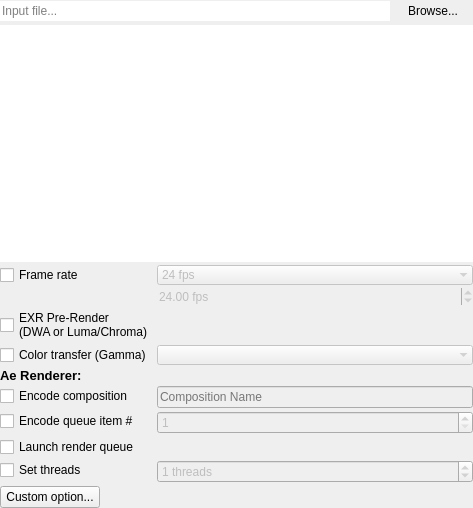
<?xml version="1.0" encoding="UTF-8"?>
<ui version="4.0">
 <class>InputWidget</class>
 <widget class="QWidget" name="InputWidget">
  <property name="geometry">
   <rect>
    <x>0</x>
    <y>0</y>
    <width>473</width>
    <height>508</height>
   </rect>
  </property>
  <property name="windowTitle">
   <string>Form</string>
  </property>
  <layout class="QVBoxLayout" name="verticalLayout_2">
   <property name="spacing">
    <number>3</number>
   </property>
   <property name="leftMargin">
    <number>0</number>
   </property>
   <property name="topMargin">
    <number>0</number>
   </property>
   <property name="rightMargin">
    <number>0</number>
   </property>
   <property name="bottomMargin">
    <number>0</number>
   </property>
   <item>
    <layout class="QHBoxLayout" name="horizontalLayout">
     <property name="spacing">
      <number>3</number>
     </property>
     <item>
      <widget class="QLineEdit" name="inputEdit">
       <property name="text">
        <string/>
       </property>
       <property name="frame">
        <bool>false</bool>
       </property>
       <property name="placeholderText">
        <string>Input file...</string>
       </property>
      </widget>
     </item>
     <item>
      <widget class="QPushButton" name="inputBrowseButton">
       <property name="text">
        <string>Browse...</string>
       </property>
       <property name="flat">
        <bool>true</bool>
       </property>
      </widget>
     </item>
    </layout>
   </item>
   <item>
    <widget class="QScrollArea" name="scrollArea">
     <property name="frameShape">
      <enum>QFrame::NoFrame</enum>
     </property>
     <property name="horizontalScrollBarPolicy">
      <enum>Qt::ScrollBarAlwaysOff</enum>
     </property>
     <property name="widgetResizable">
      <bool>true</bool>
     </property>
     <widget class="QWidget" name="scrollAreaWidgetContents">
      <property name="geometry">
       <rect>
        <x>0</x>
        <y>0</y>
        <width>473</width>
        <height>478</height>
       </rect>
      </property>
      <layout class="QVBoxLayout" name="verticalLayout" stretch="1,0">
       <property name="spacing">
        <number>3</number>
       </property>
       <property name="leftMargin">
        <number>0</number>
       </property>
       <property name="topMargin">
        <number>0</number>
       </property>
       <property name="rightMargin">
        <number>0</number>
       </property>
       <property name="bottomMargin">
        <number>0</number>
       </property>
       <item>
        <widget class="QTextBrowser" name="mediaInfosText">
         <property name="frameShape">
          <enum>QFrame::NoFrame</enum>
         </property>
         <property name="openLinks">
          <bool>false</bool>
         </property>
        </widget>
       </item>
       <item>
        <layout class="QFormLayout" name="customParamsLayout">
         <property name="horizontalSpacing">
          <number>3</number>
         </property>
         <property name="verticalSpacing">
          <number>3</number>
         </property>
         <item row="0" column="1">
          <widget class="QComboBox" name="frameRateBox">
           <property name="enabled">
            <bool>false</bool>
           </property>
           <property name="sizePolicy">
            <sizepolicy hsizetype="Minimum" vsizetype="Fixed">
             <horstretch>0</horstretch>
             <verstretch>0</verstretch>
            </sizepolicy>
           </property>
           <property name="currentIndex">
            <number>5</number>
           </property>
           <property name="frame">
            <bool>false</bool>
           </property>
           <item>
            <property name="text">
             <string>Custom</string>
            </property>
           </item>
           <item>
            <property name="text">
             <string>8 fps</string>
            </property>
           </item>
           <item>
            <property name="text">
             <string>12 fps</string>
            </property>
           </item>
           <item>
            <property name="text">
             <string>15 fps</string>
            </property>
           </item>
           <item>
            <property name="text">
             <string>23.976 fps</string>
            </property>
           </item>
           <item>
            <property name="text">
             <string>24 fps</string>
            </property>
           </item>
           <item>
            <property name="text">
             <string>25 fps</string>
            </property>
           </item>
           <item>
            <property name="text">
             <string>29.97 fps</string>
            </property>
           </item>
           <item>
            <property name="text">
             <string>30 fps</string>
            </property>
           </item>
           <item>
            <property name="text">
             <string>50 fps</string>
            </property>
           </item>
           <item>
            <property name="text">
             <string>59.94 fps</string>
            </property>
           </item>
           <item>
            <property name="text">
             <string>60 fps</string>
            </property>
           </item>
           <item>
            <property name="text">
             <string>120 fps</string>
            </property>
           </item>
          </widget>
         </item>
         <item row="1" column="1">
          <widget class="QDoubleSpinBox" name="frameRateEdit">
           <property name="enabled">
            <bool>false</bool>
           </property>
           <property name="frame">
            <bool>false</bool>
           </property>
           <property name="suffix">
            <string> fps</string>
           </property>
           <property name="minimum">
            <double>1.000000000000000</double>
           </property>
           <property name="value">
            <double>24.000000000000000</double>
           </property>
          </widget>
         </item>
         <item row="9" column="0">
          <widget class="QPushButton" name="addParamButton">
           <property name="minimumSize">
            <size>
             <width>100</width>
             <height>0</height>
            </size>
           </property>
           <property name="maximumSize">
            <size>
             <width>150</width>
             <height>16777215</height>
            </size>
           </property>
           <property name="text">
            <string>Custom option...</string>
           </property>
          </widget>
         </item>
         <item row="0" column="0">
          <widget class="QCheckBox" name="frameRateButton">
           <property name="minimumSize">
            <size>
             <width>100</width>
             <height>0</height>
            </size>
           </property>
           <property name="text">
            <string>Frame rate</string>
           </property>
          </widget>
         </item>
         <item row="3" column="0">
          <widget class="QCheckBox" name="trcButton">
           <property name="minimumSize">
            <size>
             <width>150</width>
             <height>0</height>
            </size>
           </property>
           <property name="text">
            <string>Color transfer (Gamma)</string>
           </property>
          </widget>
         </item>
         <item row="3" column="1">
          <widget class="QComboBox" name="trcBox">
           <property name="enabled">
            <bool>false</bool>
           </property>
           <property name="sizePolicy">
            <sizepolicy hsizetype="Minimum" vsizetype="Fixed">
             <horstretch>0</horstretch>
             <verstretch>0</verstretch>
            </sizepolicy>
           </property>
           <property name="currentIndex">
            <number>-1</number>
           </property>
           <property name="frame">
            <bool>false</bool>
           </property>
          </widget>
         </item>
         <item row="5" column="0">
          <widget class="QCheckBox" name="compButton">
           <property name="minimumSize">
            <size>
             <width>150</width>
             <height>0</height>
            </size>
           </property>
           <property name="toolTip">
            <string>Render and encode a specific compostion.</string>
           </property>
           <property name="text">
            <string>Encode composition</string>
           </property>
          </widget>
         </item>
         <item row="5" column="1">
          <widget class="QLineEdit" name="compEdit">
           <property name="enabled">
            <bool>false</bool>
           </property>
           <property name="placeholderText">
            <string>Composition Name</string>
           </property>
          </widget>
         </item>
         <item row="8" column="0">
          <widget class="QCheckBox" name="threadsButton">
           <property name="minimumSize">
            <size>
             <width>150</width>
             <height>0</height>
            </size>
           </property>
           <property name="toolTip">
            <string>Set the number of threads to use for the rendering process handled by DuFFmpeg</string>
           </property>
           <property name="text">
            <string>Set threads</string>
           </property>
          </widget>
         </item>
         <item row="8" column="1">
          <widget class="QSpinBox" name="threadsBox">
           <property name="enabled">
            <bool>false</bool>
           </property>
           <property name="toolTip">
            <string/>
           </property>
           <property name="suffix">
            <string> threads</string>
           </property>
           <property name="minimum">
            <number>0</number>
           </property>
           <property name="maximum">
            <number>128</number>
           </property>
           <property name="value">
            <number>1</number>
           </property>
          </widget>
         </item>
         <item row="4" column="0">
          <widget class="QLabel" name="aeLabel">
           <property name="font">
            <font>
             <pointsize>10</pointsize>
             <weight>75</weight>
             <bold>true</bold>
            </font>
           </property>
           <property name="text">
            <string>Ae Renderer:</string>
           </property>
          </widget>
         </item>
         <item row="6" column="0">
          <widget class="QCheckBox" name="rqindexButton">
           <property name="minimumSize">
            <size>
             <width>150</width>
             <height>0</height>
            </size>
           </property>
           <property name="toolTip">
            <string>Render and encode a specific item in the render queue</string>
           </property>
           <property name="text">
            <string>Encode queue item #</string>
           </property>
          </widget>
         </item>
         <item row="6" column="1">
          <widget class="QSpinBox" name="rqindexBox">
           <property name="enabled">
            <bool>false</bool>
           </property>
           <property name="toolTip">
            <string/>
           </property>
           <property name="suffix">
            <string/>
           </property>
           <property name="minimum">
            <number>1</number>
           </property>
           <property name="maximum">
            <number>99</number>
           </property>
           <property name="value">
            <number>1</number>
           </property>
          </widget>
         </item>
         <item row="7" column="0">
          <widget class="QCheckBox" name="aeRenderQueueButton">
           <property name="minimumSize">
            <size>
             <width>150</width>
             <height>0</height>
            </size>
           </property>
           <property name="toolTip">
            <string>Just render the whole render queue, without further encoding.</string>
           </property>
           <property name="text">
            <string>Launch render queue</string>
           </property>
          </widget>
         </item>
         <item row="2" column="0">
          <widget class="QCheckBox" name="exrPreRenderButton">
           <property name="text">
            <string>EXR Pre-Render
(DWA or Luma/Chroma)</string>
           </property>
          </widget>
         </item>
        </layout>
       </item>
      </layout>
     </widget>
    </widget>
   </item>
  </layout>
 </widget>
 <resources/>
 <connections/>
</ui>
